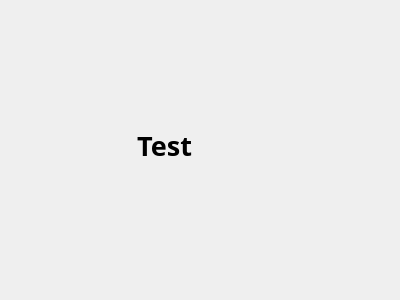
<?xml version="1.0" encoding="UTF-8"?>
<ui version="4.0">
 <class>Dialog</class>
 <widget class="QDialog" name="Dialog">
  <property name="geometry">
   <rect>
    <x>0</x>
    <y>0</y>
    <width>400</width>
    <height>300</height>
   </rect>
  </property>
  <property name="windowTitle">
   <string>Dialog</string>
  </property>
  <widget class="QLabel" name="label">
   <property name="geometry">
    <rect>
     <x>60</x>
     <y>70</y>
     <width>271</width>
     <height>151</height>
    </rect>
   </property>
   <property name="font">
    <font>
     <family>맑은 고딕</family>
     <pointsize>20</pointsize>
     <weight>75</weight>
     <bold>true</bold>
    </font>
   </property>
   <property name="text">
    <string>           Test</string>
   </property>
  </widget>
 </widget>
 <resources/>
 <connections/>
</ui>
